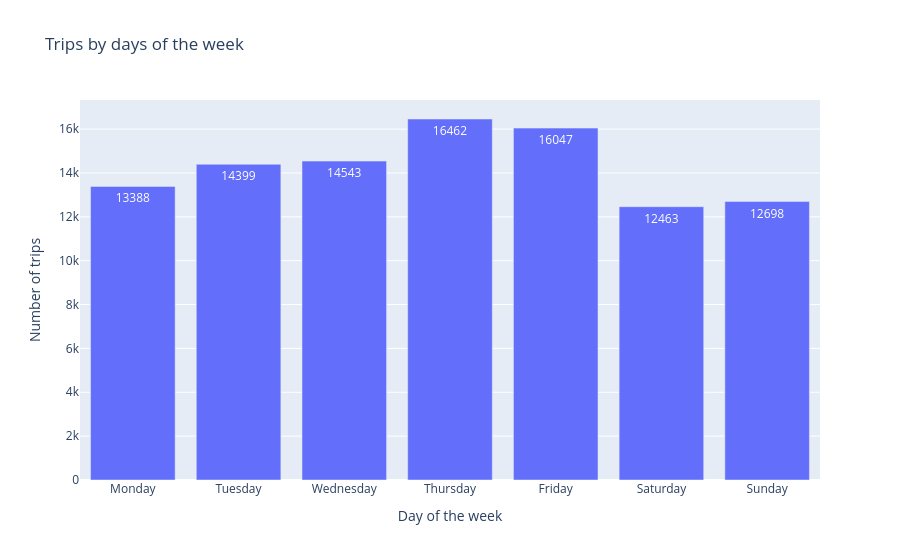

Here is the notebook cell this chart was saved with:
### Markdown cell above
### Analyse trips by days of the week

### Code cell
fig = px.bar(
    x=trips_by_day.index,
    y=trips_by_day.values,
    labels={"x": "Day of the week", "y": "Number of trips"},
    title="Trips by days of the week",
    text=trips_by_day.values
)

fig.show()

### Figure 1 — Plotly figure (JSON) as saved in the notebook; plotly's stock layout.template omitted (floating-point values rounded to 4 significant figures)
{"data": [{"hovertemplate": "Day of the week=%{x}<br>Number of trips=%{y}<br>text=%{text}<extra></extra>", "legendgroup": "", "marker": {"color": "#636efa", "pattern": {"shape": ""}}, "name": "", "orientation": "v", "showlegend": false, "text": [13390.0, 14400.0, 14540.0, 16460.0, 16050.0, 12460.0, 12700.0], "textposition": "auto", "type": "bar", "x": ["Monday", "Tuesday", "Wednesday", "Thursday", "Friday", "Saturday", "Sunday"], "xaxis": "x", "y": [13388, 14399, 14543, 16462, 16047, 12463, 12698], "yaxis": "y"}], "layout": {"barmode": "relative", "legend": {"tracegroupgap": 0}, "title": {"text": "Trips by days of the week"}, "xaxis": {"anchor": "y", "domain": [0, 1], "title": {"text": "Day of the week"}}, "yaxis": {"anchor": "x", "domain": [0, 1], "title": {"text": "Number of trips"}}}}
